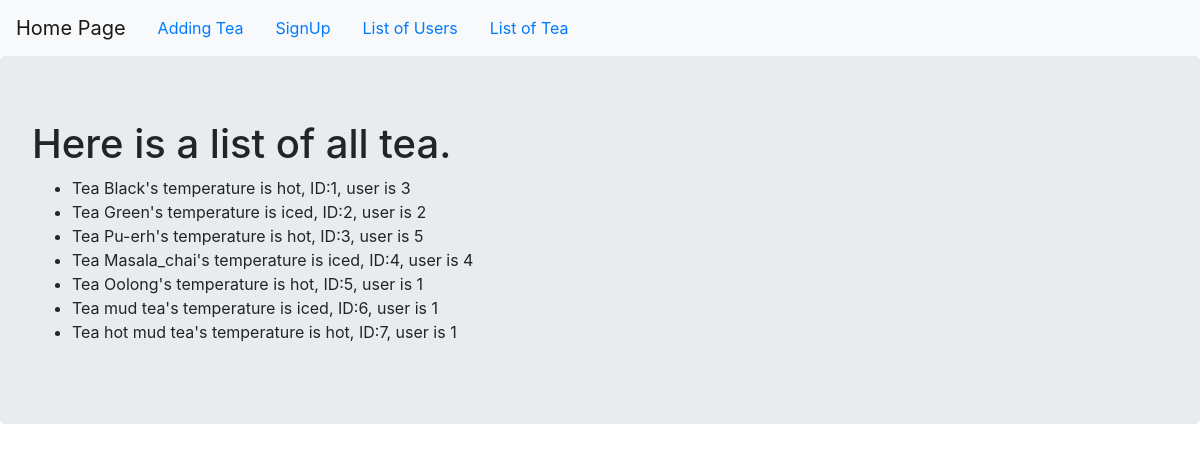
The app's page /tealist with its own data.
### basic.py (models this page shows, shortened)
class Tea(db.Model):
    __tablename__ = 'Tea'
    id = db.Column(db.Integer,primary_key=True)
    temperature = db.Column(db.Text)
    tea_choice = db.Column(db.Text)
    user_id = db.Column(db.Integer,db.ForeignKey('User.id'))
    def __repr__(self):
        if self.user_id:
            return f"Tea {self.tea_choice}'s temperature is {self.temperature}, ID:{self.id}, user is {self.user_id}"
        else:
            return f"Tea {self.tea_choice}'s temperature is {self.temperature}, ID:{self.id}, no users yet"

### basic.py (the view)
@app.route('/tealist')
def list_tea():
    tea = Tea.query.all()
    return render_template('tealist.html', tea=tea)

### templates/tealist.html
{% extends "header.html" %}
{% block content %}
<div class="jumbotron">
  <h1>Here is a list of all tea.</h1>
  <ul>
    {% for t in tea  %}
    <li>{{t}}</li>
    {% endfor %}
  </ul>
</div>
{% endblock %}

### records on screen
Tea: user+tea_choice+temperature "Tea Black's temperature is hot, ID:1, user is 3"
Tea: user+tea_choice+temperature "Tea Green's temperature is iced, ID:2, user is 2"
Tea: user+tea_choice+temperature "Tea Pu-erh's temperature is hot, ID:3, user is 5"
Tea: user+tea_choice+temperature "Tea Masala_chai's temperature is iced, ID:4, user is 4"
Tea: user+tea_choice+temperature "Tea Oolong's temperature is hot, ID:5, user is 1"
Tea: user+tea_choice+temperature "Tea mud tea's temperature is iced, ID:6, user is 1"
Tea: user+tea_choice+temperature "Tea hot mud tea's temperature is hot, ID:7, user is 1"
